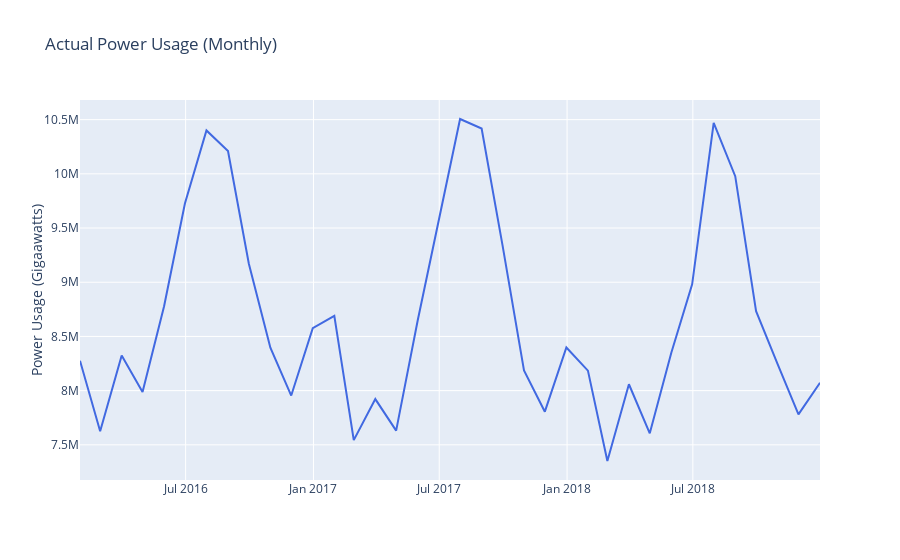

The cell this chart's notebook holds for it:
### Code cell
fig = go.Figure()
# Create and style traces
fig.add_trace(go.Scatter(x=month_times, y=df_pge_monthly.PGE, name='Actual',
                         line=dict(color='royalblue', width=2)))
fig.update_layout(title='Actual Power Usage (Monthly)',
                   yaxis_title='Power Usage (Gigaawatts)')
fig.show()
fig.write_image("actual_monthly.png")
